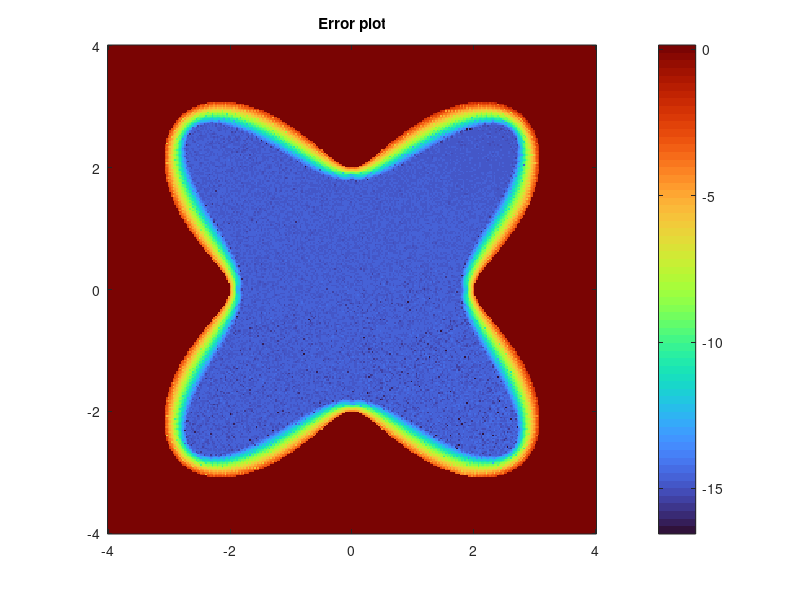

This figure's MATLAB source:
N=300;
tvec = linspace(-pi+2*pi/N, pi, N);
rvec = 3+cos(4*tvec+pi);
rprimvec = -4*sin(4.*tvec+pi);
rbisvec = -16*cos(4.*tvec+pi);
y1 = rvec .*cos(tvec);
y2 = rvec .*sin(tvec);
nu1 = rvec .* cos(tvec) + rprimvec .* sin(tvec);
nu2 = rvec .* sin(tvec) - rprimvec .* cos(tvec);
nu1 = nu1 ./ sqrt( rvec.^2+ rprimvec.^2 );
nu2 = nu2 ./ sqrt( rvec.^2+ rprimvec.^2 );

A = zeros(N,N);
vecdsdt = sqrt(rprimvec.^2+rvec.^2);
for i=1:N
    for j=1:N
        nu = [nu1(i), nu2(i)];
        
        r_i = [y1(i), y2(i)];
        r_j = [y1(j), y2(j)];
        
        param = norm(r_i-r_j)^2;
        namnare = 2*pi .* param;

        A(i,j) = dot(nu, (r_i-r_j)/namnare);
    end
end

for i=1:N
    taljare = rprimvec(i)^2-0.5*rbisvec(i)*rvec(i) + 0.5*rvec(i)^2;
    namnare = 2*pi*(rprimvec(i)^2+rvec(i)^2)^(3/2);
    A(i,i) = taljare/namnare;    
end

M = 300; % pick something here
x1field = linspace(-4, 4, M);
x2field = linspace(-4, 4, M);
ufield= zeros(M,M);
exactfield = zeros(M,M);
u_func = @(x, y) exp((x + 0.3 * y) / 3) .* sin((0.3 .* x - y) / 3);
dx_u_func = @(x,y) exp((x + 0.3 * y) / 3) .* ((1/3).*sin((0.3.*x - y) / 3) + 0.1.*cos((0.3.* x - y)/3));
dy_u_func = @(x,y) exp((x + 0.3 * y) / 3) .* (0.1.*sin((0.3.*x - y) / 3) - (1/3).*cos((0.3.*x - y)/3));

g_x = dx_u_func(y1,y2).*nu1;
g_y = dy_u_func(y1,y2).*nu2;
gvec = g_y'+g_x';
hvec = (-eye(N)/2+ 2*pi/N* A* diag(vecdsdt))\gvec;
hvec = hvec.';

for ix1=1:M
    for ix2=1:M
        x1=x1field(ix1);
        x2=x2field(ix2);
        t=angle(complex(x1,x2));
        radius= 3+cos(4*t+pi); %formula for rvec
        if x1^2+ x2^2< radius^2
           phivec = log(vecnorm([y1;y2] - [x1;x2]))/(2*pi); %kernel expression in terms of xi, yi, nui, i=1,2
           exactfield(ix1,ix2) = u_func(x1,x2);
           ufield(ix1,ix2) = (phivec *(hvec.* vecdsdt).')*2*pi/N;
        end
    end
end

num_Sub_matrix = ufield(M/3:M*2/3,M/3:M*2/3);
mean_sub_matrix = mean(num_Sub_matrix, 'all');
real_sub_matrix = exactfield(M/3:M*2/3,M/3:M*2/3);
mean_real_sub = mean(real_sub_matrix,'all');
%%
ufield_1 = ufield-mean_sub_matrix+mean_real_sub;
ufield_2=ufield-mean_sub_matrix;
errorfield = log10(abs(ufield_1-exactfield));

imagesc(x1field, x2field, ufield_2.')

axis xy
colormap turbo
pbaspect([1 1 1])
colorbar
title('Numerical solution of u(x,y)')

%%
imagesc(x1field, x2field, errorfield.')

axis xy
colormap turbo
pbaspect([1 1 1])
colorbar
title('Error plot')
